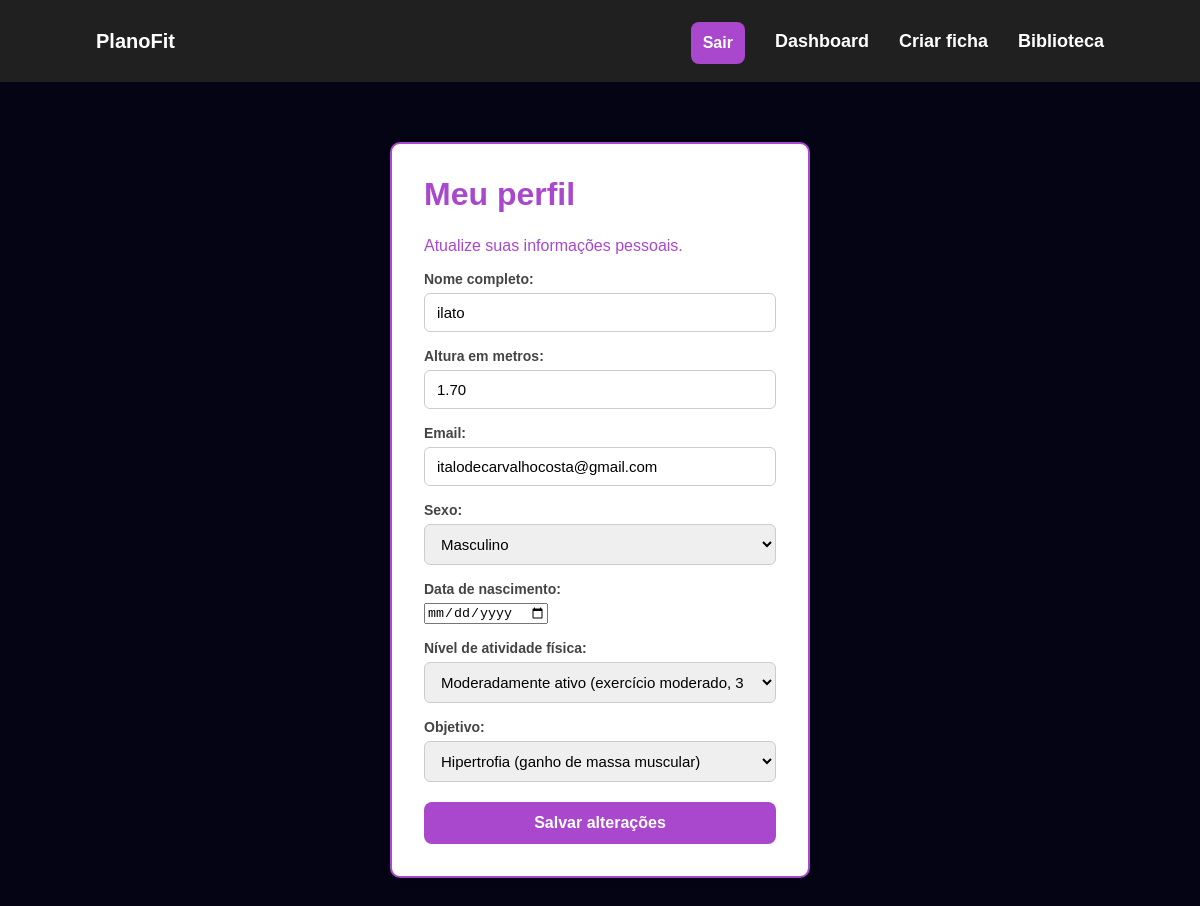
/usuarios/perfil/ (signed in), run on an earlier commit of the app's database.
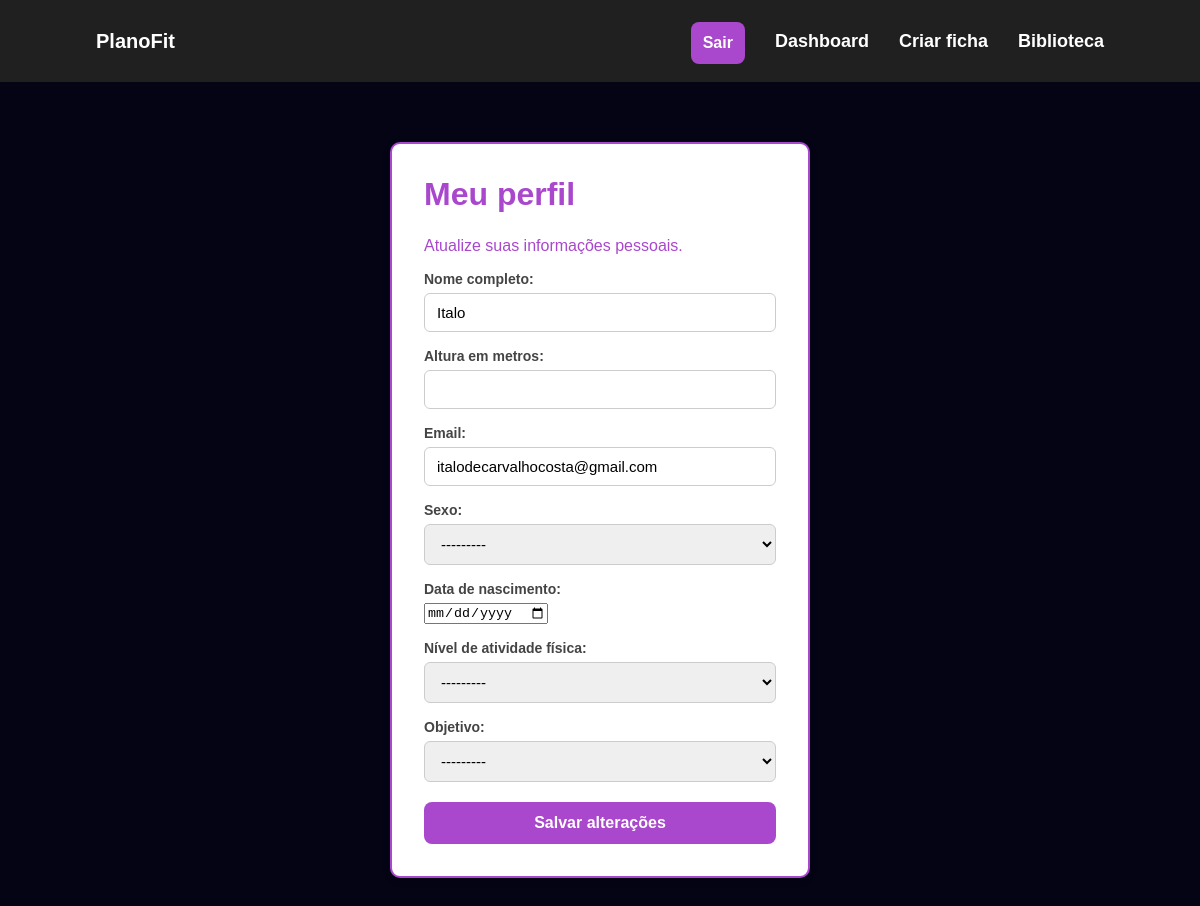
And on a later commit of the database.
### usuarios/models.py (models this page shows, shortened)
class Usuario(AbstractUser):
    username = None  # removemos o username padrão
    email = models.EmailField('email', unique=True)
    nome = models.CharField('nome completo', max_length=150)
    altura = models.DecimalField(
        'altura em metros',
        max_digits=3,
        decimal_places=2,
        null=True,
        blank=True
    )
    SEXO_CHOICES = [('M', 'Masculino'), ('F', 'Feminino'), ]
    sexo = models.CharField(
        'sexo',
        max_length=1,
        choices=SEXO_CHOICES,
        null=True,
        blank=True
    )
    data_nascimento = models.DateField(
        'data de nascimento',
        null=True,
        blank=True
    )
    NIVEL_ATIVIDADE_CHOICES = [
        ('sedentario', 'Sedentário (pouco ou nenhum exercício)'),
        ('leve', 'Levemente ativo (exercício leve, 1 a 3x por semana)'),
        ('moderado', 'Moderadamente ativo (exercício moderado, 3 a 5x por semana)'),
        ('intenso', 'Altamente ativo (exercício intenso, 6 a 7x por semana)'),
        ('muito_intenso', 'Extremamente ativo (exercício muito intenso ou trabalho físico)'),
    ]
    nivel_atividade = models.CharField(
        'nível de atividade física',
        max_length=20,
        choices=NIVEL_ATIVIDADE_CHOICES,
        null=True,
        blank=True
    )
    OBJETIVO_CHOICES = [
        ('emagrecimento', 'Emagrecimento'),
        ('hipertrofia', 'Hipertrofia (ganho de massa muscular)'),
        ('manutencao', 'Manutenção do peso'),
    ]
    objetivo = models.CharField(
        'objetivo',
        max_length=20,
        choices=OBJETIVO_CHOICES,
        null=True,
        blank=True
    )
    USERNAME_FIELD = 'email'   # login será feito com email
    REQUIRED_FIELDS = ['nome']  # pedido ao criar superuser
    objects = UsuarioManager()

### usuarios/views.py (the view)
# urls.py: path('perfil/', views.perfil, name='perfil'),
@login_required
def perfil(request):
    if request.method == 'POST':
        form = PerfilForm(
            request.POST,
            instance=request.user
        )
        if form.is_valid():
            form.save()
            return redirect('monitoramento:dashboard')
    else:
        form = PerfilForm(
            instance=request.user
        )
    return render(
        request,
        'usuarios/perfil.html',
        {
            'form': form
        }
    )

### usuarios/forms.py
class PerfilForm(forms.ModelForm):
    class Meta:
        model = Usuario
        fields = ('nome', 'altura', 'email', 'sexo', 'data_nascimento', 'nivel_atividade', 'objetivo')
        widgets = {
            'data_nascimento': forms.DateInput(attrs={'type': 'date'}),
        }

### templates/usuarios/perfil.html (shortened to what this page needs)
{% extends 'base.html' %}
{% block nav %}
    <nav>
        <a href="{% url 'monitoramento:dashboard' %}" class="navbar-brand">PlanoFit</a>
        <form method="POST" action="{% url 'logout' %}" class="form-logout">
            <button type="submit" class="botao-logout">Sair</button>
        </form>
        <a href="{% url 'monitoramento:dashboard' %}">Dashboard</a>
        <a href="{% url 'treino:criar_perfil' %}">Criar ficha</a>
        <a href="{% url 'treino:biblioteca' %}">Biblioteca</a>
    </nav>
{% endblock %}
{% block content %}
<div class="form-card">
    <h1>Meu perfil</h1>
    <p>Atualize suas informações pessoais.</p>
    <form method="POST">
        {{ form.as_p }}
        <button type="submit">
            Salvar alterações
        </button>
    </form>
</div>
{% endblock %}

What changed in the data, as far as the page shows it:
changed Usuario "italodecarvalhocosta@gmail.com": nome "ilato" → "Italo"; altura "1.70" → (not shown); sexo "Masculino" → "---------"; nivel_atividade "Moderadamente ativo (exercício moderado, 3 a 5x por semana)" → "---------"; objetivo "Hipertrofia (ganho de massa muscular)" → "---------"
